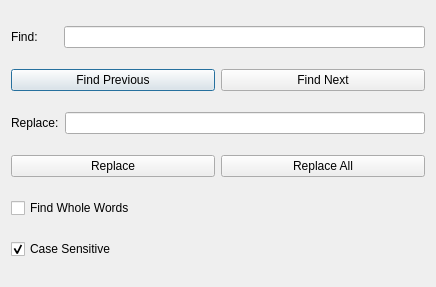
<?xml version="1.0" encoding="UTF-8"?>
<ui version="4.0">
 <class>FindReplaceDialog</class>
 <widget class="QDialog" name="FindReplaceDialog">
  <property name="geometry">
   <rect>
    <x>0</x>
    <y>0</y>
    <width>436</width>
    <height>287</height>
   </rect>
  </property>
  <property name="sizePolicy">
   <sizepolicy hsizetype="Preferred" vsizetype="Fixed">
    <horstretch>0</horstretch>
    <verstretch>0</verstretch>
   </sizepolicy>
  </property>
  <property name="windowTitle">
   <string>Find Replace</string>
  </property>
  <layout class="QHBoxLayout" name="horizontalLayout">
   <item>
    <layout class="QVBoxLayout" name="verticalLayout">
     <item>
      <layout class="QHBoxLayout" name="horizontalLayout_2">
       <item>
        <widget class="QLabel" name="label">
         <property name="text">
          <string>Find:      </string>
         </property>
        </widget>
       </item>
       <item>
        <widget class="QLineEdit" name="text_find"/>
       </item>
      </layout>
     </item>
     <item>
      <layout class="QHBoxLayout" name="horizontalLayout_4">
       <item>
        <widget class="QPushButton" name="button_find_previous">
         <property name="sizePolicy">
          <sizepolicy hsizetype="Minimum" vsizetype="Fixed">
           <horstretch>0</horstretch>
           <verstretch>0</verstretch>
          </sizepolicy>
         </property>
         <property name="text">
          <string>Find Previous</string>
         </property>
        </widget>
       </item>
       <item>
        <widget class="QPushButton" name="button_find_next">
         <property name="text">
          <string>Find Next</string>
         </property>
        </widget>
       </item>
      </layout>
     </item>
     <item>
      <layout class="QHBoxLayout" name="horizontalLayout_3">
       <item>
        <widget class="QLabel" name="label_2">
         <property name="text">
          <string>Replace:</string>
         </property>
        </widget>
       </item>
       <item>
        <widget class="QLineEdit" name="text_replace"/>
       </item>
      </layout>
     </item>
     <item>
      <layout class="QHBoxLayout" name="horizontalLayout_5">
       <item>
        <widget class="QPushButton" name="button_replace">
         <property name="text">
          <string>Replace</string>
         </property>
        </widget>
       </item>
       <item>
        <widget class="QPushButton" name="button_replace_all">
         <property name="text">
          <string>Replace All</string>
         </property>
        </widget>
       </item>
      </layout>
     </item>
     <item>
      <widget class="QCheckBox" name="whole_words">
       <property name="text">
        <string>Find Whole Words</string>
       </property>
      </widget>
     </item>
     <item>
      <widget class="QCheckBox" name="case_sensitive">
       <property name="text">
        <string>Case Sensitive</string>
       </property>
       <property name="checked">
        <bool>true</bool>
       </property>
      </widget>
     </item>
    </layout>
   </item>
  </layout>
 </widget>
 <resources/>
 <connections/>
</ui>
